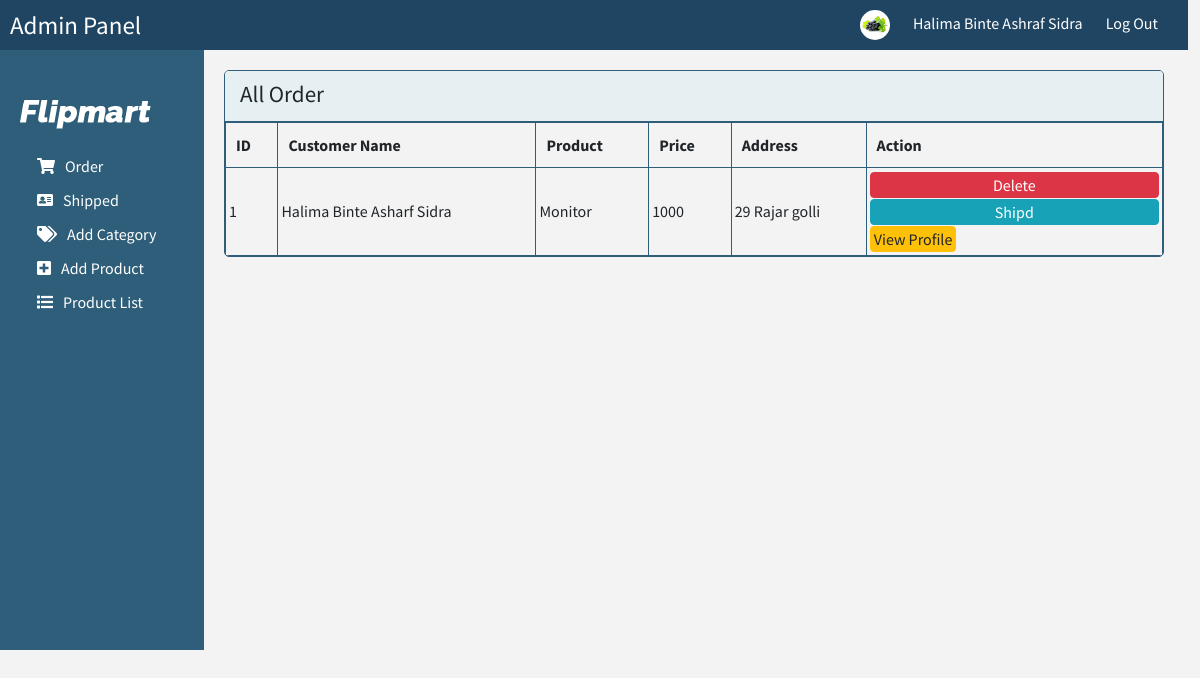
The page /admin/order.php (signed in) on the database its author committed.
### tables this page shows
CREATE TABLE `corder` (
  `id` int(11) NOT NULL,
  `cmid` int(11) DEFAULT NULL,
  `productid` int(11) DEFAULT NULL,
  `productname` varchar(255) DEFAULT NULL,
  `quntutuy` int(11) DEFAULT NULL,
  `price` int(11) DEFAULT NULL,
  `image` varchar(255) DEFAULT NULL,
  `st` int(11) DEFAULT NULL
);

CREATE TABLE `customer` (
  `cid` int(11) NOT NULL,
  `address` varchar(255) DEFAULT NULL,
  `city` varchar(255) DEFAULT NULL,
  `zip` int(11) DEFAULT NULL,
  `phone` int(11) DEFAULT NULL,
  `email` varchar(255) DEFAULT NULL,
  `pass` varchar(255) DEFAULT NULL,
  `name` varchar(255) DEFAULT NULL
);

### admin/database.php (called while the page is built, shortened)
<?php
Class Database{
 public $host   = DB_HOST;
 public $user   = DB_USER;
 public $pass   = DB_PASS;
 public $dbname = DB_NAME;
 public $link;
private function connectDB(){
 $this->link = new mysqli($this->host, $this->user, $this->pass,
  $this->dbname);
 }
public function select($query){
  $result = $this->link->query($query) or
   die($this->link->error.__LINE__);
  if($result->num_rows > 0){
    return $result;
  } else {
    return false;
  }
 }
}

### admin/class/myphp.php (called while the page is built, shortened)
<?php
   include_once 'database.php';
   ?>
<?php
 class getproduct
 {
  private $db;
  function __construct()
  {
    $this->db = new Database();
  }
  public function getorder(){
    $query="SELECT corder.*,customer.name,customer.address FROM corder INNER JOIN customer ON customer.cid=corder.cmid WHERE st='0'";
    $res=$this->db->select($query);
    if ($res) {
      return $res;
    }
  }
 }

### admin/order.php (the view, shortened to what this page needs)
<?php
	include'header.php';
	include_once'class/myphp.php';
?>
<div class="myorder">
	<div class="title">
		<h1>All Order</h1>
	</div>
	<div class="mytable">
		<table>
			<tr>
				<th>ID</th>
				<th>Customer Name</th>
				<th>Product</th>
				<th>Price</th>
				<th>Address</th>
				<th>Action</th>
			</tr>
			<?php
				$objet=new getproduct();
				$getorder=$objet->getorder();
				$i=0;
				if (isset($getorder)) {
					while ($res=$getorder->fetch_assoc()) {
					$i++;
			?>
			<tr>
				<td><?php echo $i?></td>
				<td><?php echo $res['name']?></td>
				<td><?php echo $res['productname']?></td>
				<td><?php echo $res['price']?></td>
				<td><?php echo $res['address']?></td>
				<td><a href="?dlt=<?php echo $res['id']?>" class="btn btn-danger">Delete</a><a href="?shp=<?php echo $res['id']?>" class="btn btn-info">Shipd</a><a  href="customerinfo.php?cmid=<?php echo $res['cmid']?>" class="btn btn-warning">View Profile</a>
				</td>
			</tr>
			<?php }}?>
		</table>
	</div>
</div>
<?php
	include'footer.php'
?>

### admin/css/main.css (style rules this page uses)
* { padding: 0px; margin: 0px; }
body { font-family: 'Source Sans Pro', sans-serif; background-color: #F3F3F3; }
.myorder { margin-left: 20px; margin-top: 20px; border-radius: 5px; border: 1px solid #2E5E79; overflow: hidden; }
.myorder .title { background-color: #E6F0F3; padding: 5px; border-bottom: 1px solid #2E5E79; }
.myorder .title h1 { font-size: 23px; margin-left: 10px; margin-top: 4px; }
.myorder .mytable table { width: 100%; }
.myorder .mytable table td,th { padding: 3px; border: 1px solid #2E5E79; }
.myorder .right_boxs table td,th { padding: 10px; border: 1px solid #2E5E79; border-radius: 3px; }
.myorder a.btn.btn-info { width: 100%; }
.myorder a.btn.btn-danger { width: 100%; }
a.btn.btn-info { padding: 0px;width: 30%;margin-right: 10px; }
a.btn.btn-danger { padding: 0px;width: 30%;margin-right: 10px; }
a.btn.btn-warning { padding: 0px;width: 30%;margin-right: 10px; }

### rows shown on the page
corder: customer.name "Halima Binte Asharf Sidra", productname "Monitor", price "1000", customer.address "29 Rajar golli"

### other values the page prints
Session::get('adminName') "Halima Binte Ashraf Sidra"
